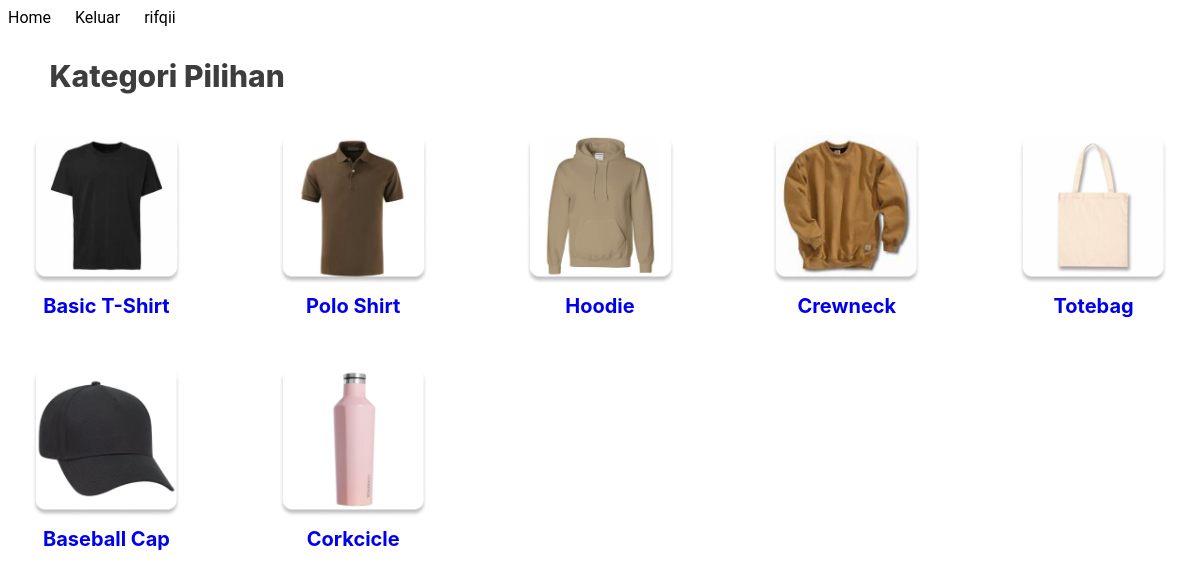
The app's page / (signed in) with its own data.
### merchandise_web/models.py (models this page shows, shortened)
class Categorie(models.Model):
    name = models.CharField(max_length=200, help_text='Enter a category (e.g. T-Shirt, Hoodie, etc.)')
    image = models.ImageField(upload_to='images/category/', null=True, blank=True)

### merchandise_web/views.py (the view)
# urls.py: path('', views.index, name='homepage'),
def index(request):
    products = Product.objects.all()
    categories = Categorie.objects.all()
    context = {
        'product': products,
        "categorie": categories,
    }
    return render(request, 'homepage.html', context)

### Templates/homepage.html (shortened to what this page needs)
{% extends 'base.html' %}
{% block content%}
{% load static %}
<link rel="stylesheet" href="{% static '/homepage.css' %}">
{% include 'navbar.html' %}
<div class="container" href="">
  <h1>Kategori Pilihan</h1>
  <div class="categories">
        {% for c in categorie %}
        <div class="categorie">
            <img src="{{c.image.url}}" alt="" class="categorie_img">
            <a href="{% url 'category' c.pk %}" class="categorie_name" > {{c.name}}</a>
        </div>
        {% endfor %}
  </div>
</div>
{% endblock content%}

### Templates/navbar.html (shortened to what this page needs)
{% load static %}
<link rel="stylesheet" href="{% static '/navbar.css' %}">
<nav>
    <ul>
        <li><a href="{% url 'homepage' %}">Home</a></li>
        {% if request.user.is_authenticated %}
        <li><a href="{% url 'logout' %}">Keluar</a></li>
        <li class="userr"><a href="{% url 'profil' %}">{{ user }} </a></li>
        {% endif %}
    </ul>
</nav>

### merchandise_web/static/base.css (style rules this page uses)
* { padding: 0; box-sizing: border-box; }
body { font-family: 'Roboto', sans-serif; background-color: #FFFFFF; }
h1 { color: #54007B; }
a { text-decoration: none; }

### merchandise_web/static/homepage.css (style rules this page uses)
.userr { color: red; }
.container { padding-top:20px ; padding-bottom: 50px; }
h1 { margin-left: 3.5%; font-family: 'Inter'; font-style: normal; font-weight: 800; font-size: 30px; line-height: 18px; color: #3D3D3E; }
.categories { display: grid; grid-template-columns: repeat(5, minmax(0, 1fr)); grid-template-rows: repeat(2, minmax(0, 1fr)); gap: 50px 90px; justify-items: center; width: 100%; padding: 30px 20px 0px 20px; }
.categorie { width: 200px; height: fit-content; }
.categorie_name { display: block; font-size: 20px; font-weight: 700; text-align: center; align-content: center; margin-top: 10px; text-decoration: none; font-family: 'Inter'; }
.categorie_img { display: block; width: 149px; height: 100%; object-fit: cover; margin: 0 auto; }

### merchandise_web/static/navbar.css (style rules this page uses)
* { padding: 0; box-sizing: border-box; }
body { font-family: "Roboto", sans-serif; background-color: #ffffff; }
nav ul { list-style: none; margin: 0; padding: 0; }
nav li { display: inline-block; margin-right: 20px; position: relative; }
nav a { color: #000; display: block; text-decoration: none; }

### records on screen
Categorie: image (picture), name "Basic T-Shirt"
Categorie: image (picture), name "Polo Shirt"
Categorie: image (picture), name "Hoodie"
Categorie: image (picture), name "Crewneck"
Categorie: image (picture), name "Totebag"
Categorie: image (picture), name "Baseball Cap"
Categorie: image (picture), name "Corkcicle"

### other values on screen
{{ user }} "rifqii"
